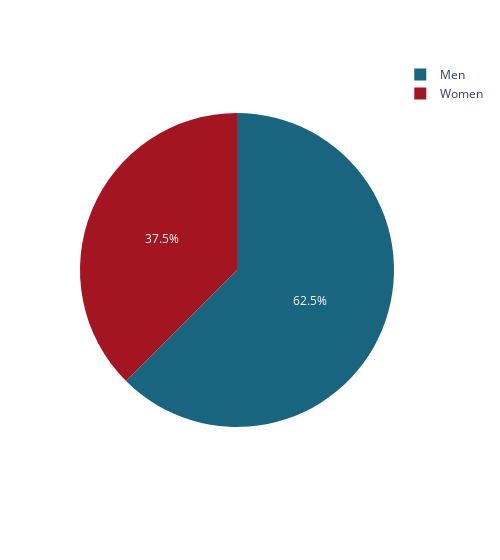

Notebook code for this chart:
### Markdown cell above
Here we can see that, of the patients who died, the male patients are who most died (probably because we have more male patients registers in our dataset)

### Code cell
# Selecting only the registers where the patient died

graph_df = tmp.loc[tmp['DEATH_EVENT'] == 'Died']

# Creating pie plot

create_pie_plot(graph_df, 'sex')

### Figure 1 — Plotly figure (JSON) as saved in the notebook; plotly's stock layout.template omitted (floating-point values rounded to 4 significant figures)
{"data": [{"domain": {"x": [0, 1], "y": [0, 1]}, "hovertemplate": "sex=%{label}<extra></extra>", "labels": ["Men", "Men", "Men", "Men", "Men", "Women", "Men", "Men", "Men", "Men", "Men", "Men", "Women", "Women", "Women", "Men", "Women", "Men", "Women", "Men", "Men", "Men", "Women", "Men", "Men", "Women", "Men", "Women", "Men", "Women", "Men", "Men", "Women", "Men", "Women", "Women", "Women", "Men", "Men", "Women", "Men", "Women", "Men", "Women", "Men", "Men", "Women", "Women", "Men", "Men", "Women", "Women", "Women", "Men", "Men", "Men", "Women", "Women", "Men", "Men", "Men", "Men", "Men", "Men", "Women", "Men", "Men", "Women", "Men", "Women", "Men", "Men"], "legendgroup": "", "name": "", "showlegend": true, "type": "pie"}], "layout": {"bargap": 0.2, "legend": {"tracegroupgap": 0}, "margin": {"t": 60}, "piecolorway": ["#19647E", "#A31621"], "width": 500, "xaxis": {"title": {"text": ""}}, "yaxis": {"title": {"text": ""}}}}
